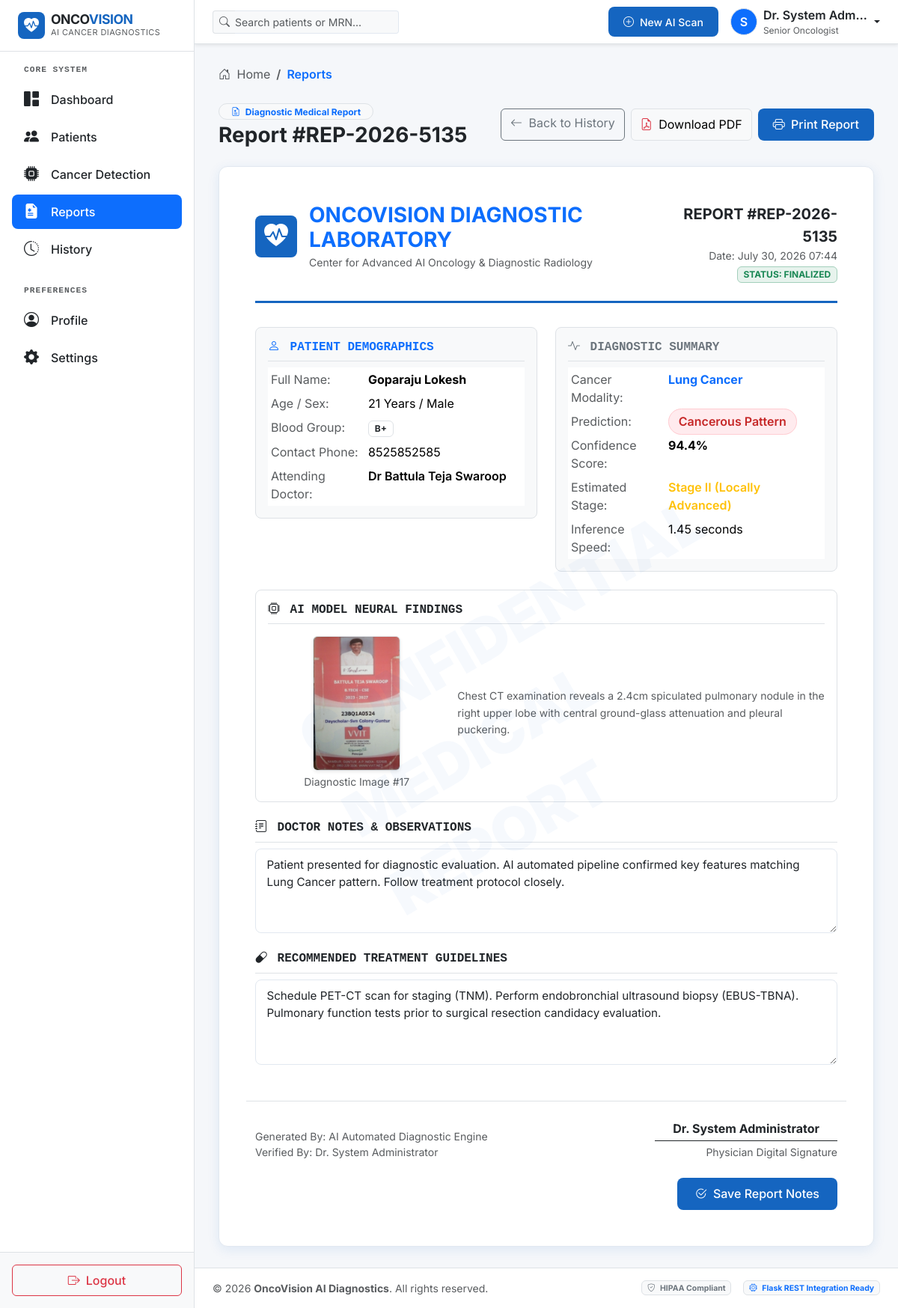
Screenshot of /reports/14/ (signed in) with the database file from the repository.
### accounts/models.py (models this page shows, shortened)
class UserProfile(models.Model):
    user = models.OneToOneField(User, on_delete=models.CASCADE, related_name='profile')
    avatar = models.ImageField(upload_to='avatars/', null=True, blank=True)
    phone = models.CharField(max_length=20, blank=True, default='+1 (555) 019-2834')
    title = models.CharField(max_length=100, default='Senior Oncologist')
    department = models.CharField(max_length=100, default='Diagnostic Oncology & Radiology')
    bio = models.TextField(blank=True, default='Board-certified oncologist specializing in early-stage detection and AI-assisted clinical workflow integration.')
    created_at = models.DateTimeField(auto_now_add=True)

### reports/models.py (models this page shows, shortened)
class MedicalReport(models.Model):
    diagnosis = models.OneToOneField(Diagnosis, on_delete=models.CASCADE, related_name='report')
    report_number = models.CharField(max_length=50, unique=True)
    doctor_notes = models.TextField(blank=True)
    treatment_guidelines = models.TextField(blank=True)
    created_at = models.DateTimeField(auto_now_add=True)
    class Meta:
        ordering = ['-created_at']

### diagnosis/models.py (models this page shows, shortened)
class Diagnosis(models.Model):
    CANCER_TYPES = [
        ('Brain Cancer', 'Brain Cancer'),
        ('Breast Cancer', 'Breast Cancer'),
        ('Lung Cancer', 'Lung Cancer'),
        ('Liver Cancer', 'Liver Cancer'),
        ('Kidney Cancer', 'Kidney Cancer'),
    ]
    PREDICTION_CHOICES = [
        ('Cancerous', 'Cancerous'),
        ('Non-Cancerous', 'Non-Cancerous'),
    ]
    patient = models.ForeignKey(Patient, on_delete=models.CASCADE, related_name='diagnoses')
    cancer_type = models.CharField(max_length=50, choices=CANCER_TYPES, default='Brain Cancer')
    medical_image = models.ImageField(upload_to='scans/')
    prediction = models.CharField(max_length=20, choices=PREDICTION_CHOICES, default='Cancerous')
    confidence = models.FloatField(default=95.0)
    probability = models.FloatField(default=0.95)
    processing_time = models.FloatField(default=1.20)
    estimated_stage = models.CharField(max_length=50, default='Stage II (Localized)')
    model_explanation = models.TextField(blank=True)
    status = models.CharField(max_length=20, default='Completed')
    created_at = models.DateTimeField(auto_now_add=True)
    class Meta:
        ordering = ['-created_at']
        verbose_name_plural = 'Diagnoses'

### patients/models.py (models this page shows, shortened)
class Patient(models.Model):
    GENDER_CHOICES = [
        ('Male', 'Male'),
        ('Female', 'Female'),
        ('Other', 'Other'),
    ]
    BLOOD_GROUP_CHOICES = [
        ('A+', 'A+'),
        ('A-', 'A-'),
        ('B+', 'B+'),
        ('B-', 'B-'),
        ('AB+', 'AB+'),
        ('AB-', 'AB-'),
        ('O+', 'O+'),
        ('O-', 'O-'),
    ]
    first_name = models.CharField(max_length=50)
    last_name = models.CharField(max_length=50)
    age = models.IntegerField()
    gender = models.CharField(max_length=10, choices=GENDER_CHOICES)
    blood_group = models.CharField(max_length=5, choices=BLOOD_GROUP_CHOICES)
    phone = models.CharField(max_length=20)
    email = models.EmailField(blank=True, null=True)
    address = models.TextField(blank=True)
    doctor_name = models.CharField(max_length=100, default='Dr. Sarah Jenkins')
    medical_notes = models.TextField(blank=True)
    created_at = models.DateTimeField(auto_now_add=True)
    updated_at = models.DateTimeField(auto_now=True)
    class Meta:
        ordering = ['-created_at']
    @property
    def full_name(self):
        return f"{self.first_name} {self.last_name}"

### reports/views.py (the view, shortened to what this page needs)
# urls.py: path('<int:pk>/', views.ReportDetailView.as_view(), name='detail'),
class ReportDetailView(LoginRequiredMixin, DetailView):
    model = MedicalReport
    template_name = 'reports/report.html'
    context_object_name = 'report'
    def get_context_data(self, **kwargs):
        context = super().get_context_data(**kwargs)
        context['form'] = MedicalReportForm(instance=self.get_object())
        return context

### templates/reports/report.html (shortened to what this page needs)
{% extends 'base/base.html' %}
{% load static %}
{% block content %}
<div class="d-flex flex-column flex-md-row justify-content-between align-items-md-center gap-3 mb-4 btn-print-hide">
    <div>
        <span class="badge bg-light text-primary border mb-1 px-3 py-1 rounded-5"><i class="bi bi-file-earmark-medical me-1"></i> Diagnostic Medical Report</span>
        <h3 class="fw-bold text-dark mb-0">Report #{{ report.report_number }}</h3>
    </div>
    <div class="d-flex flex-wrap gap-2">
        <a href="{% url 'reports:history' %}" class="btn btn-outline-secondary">
            <i class="bi bi-arrow-left me-1"></i> Back to History
        </a>
        <button type="button" onclick="simulatePDFDownload('{{ report.report_number }}')" class="btn btn-light border">
            <i class="bi bi-file-earmark-pdf text-danger me-1"></i> Download PDF
        </button>
        <button type="button" onclick="printMedicalReport()" class="btn btn-primary-med">
            <i class="bi bi-printer me-1"></i> Print Report
        </button>
    </div>
</div>
<div class="report-document position-relative">
    <div class="report-watermark">CONFIDENTIAL MEDICAL REPORT</div>
    <div class="report-header d-flex justify-content-between align-items-start">
        <div class="d-flex align-items-center gap-3">
            <div class="rounded-3 p-3 text-white d-flex align-items-center justify-content-center" style="background-color: var(--primary-color); width: 56px; height: 56px;">
                <i class="bi bi-heart-pulse-fill fs-2"></i>
            </div>
            <div>
                <h3 class="fw-bold text-primary mb-0">ONCOVISION DIAGNOSTIC LABORATORY</h3>
                <span class="text-muted small">Center for Advanced AI Oncology & Diagnostic Radiology</span>
            </div>
        </div>
        <div class="text-end">
            <div class="fw-bold text-dark fs-5">REPORT #{{ report.report_number }}</div>
            <div class="text-muted small">Date: {{ report.created_at|date:"F d, Y H:i" }}</div>
            <div class="badge bg-success bg-opacity-10 text-success border border-success-subtle mt-1">STATUS: FINALIZED</div>
        </div>
    </div>
    <div class="row g-4 mb-4">
        <div class="col-12 col-md-6">
            <div class="p-3 bg-light rounded-3 border">
                <h6 class="fw-bold text-primary text-uppercase font-monospace border-bottom pb-2 mb-2"><i class="bi bi-person me-1"></i> Patient Demographics</h6>
                <table class="table table-borderless table-sm mb-0 text-sm">
                    <tr><td class="text-muted" style="width: 130px;">Full Name:</td><td class="fw-bold">{{ report.diagnosis.patient.full_name }}</td></tr>
                    <tr><td class="text-muted">Age / Sex:</td><td>{{ report.diagnosis.patient.age }} Years / {{ report.diagnosis.patient.gender }}</td></tr>
                    <tr><td class="text-muted">Blood Group:</td><td><span class="badge bg-white text-dark border">{{ report.diagnosis.patient.blood_group }}</span></td></tr>
                    <tr><td class="text-muted">Contact Phone:</td><td>{{ report.diagnosis.patient.phone }}</td></tr>
                    <tr><td class="text-muted">Attending Doctor:</td><td class="fw-semibold">{{ report.diagnosis.patient.doctor_name }}</td></tr>
                </table>
            </div>
        </div>
        <div class="col-12 col-md-6">
            <div class="p-3 bg-light rounded-3 border">
                <h6 class="fw-bold text-secondary text-uppercase font-monospace border-bottom pb-2 mb-2"><i class="bi bi-activity me-1"></i> Diagnostic Summary</h6>
                <table class="table table-borderless table-sm mb-0 text-sm">
                    <tr><td class="text-muted" style="width: 130px;">Cancer Modality:</td><td class="fw-bold text-primary">{{ report.diagnosis.cancer_type }}</td></tr>
                    <tr><td class="text-muted">Prediction:</td><td>
                        {% if report.diagnosis.prediction == 'Cancerous' %}
                            <span class="badge-cancerous">Cancerous Pattern</span>
                        {% else %}
                            <span class="badge-non-cancerous">Non-Cancerous Pattern</span>
                        {% endif %}
                    </td></tr>
                    <tr><td class="text-muted">Confidence Score:</td><td class="fw-bold">{{ report.diagnosis.confidence }}%</td></tr>
                    <tr><td class="text-muted">Estimated Stage:</td><td class="fw-semibold text-warning">{{ report.diagnosis.estimated_stage }}</td></tr>
                    <tr><td class="text-muted">Inference Speed:</td><td class="fw-mono">{{ report.diagnosis.processing_time }} seconds</td></tr>
                </table>
            </div>
        </div>
    </div>
    <div class="mb-4 p-3 border rounded-3 bg-white">
        <h6 class="fw-bold text-dark text-uppercase font-monospace border-bottom pb-2 mb-3"><i class="bi bi-cpu me-1"></i> AI Model Neural Findings</h6>
        <div class="row align-items-center g-3">
            <div class="col-12 col-md-4 text-center">
                {% if report.diagnosis.medical_image %}
                    <img src="{{ report.diagnosis.medical_image.url }}" alt="Report Medical Scan" class="img-fluid rounded border shadow-sm object-fit-cover" style="max-height: 180px;">
                {% endif %}
                <span class="d-block text-muted small mt-1">Diagnostic Image #{{ report.diagnosis.pk }}</span>
            </div>
            <div class="col-12 col-md-8">
                <p class="small text-muted mb-0" style="line-height: 1.6;">
                    {{ report.diagnosis.model_explanation }}
                </p>
            </div>
        </div>
    </div>
    <form method="POST">
        <div class="mb-4">
            <h6 class="fw-bold text-dark text-uppercase font-monospace border-bottom pb-2 mb-2"><i class="bi bi-journal-text me-1"></i> Doctor Notes & Observations</h6>
            <div class="btn-print-hide">
                {{ form.doctor_notes }}
            </div>
        </div>
        <div class="mb-4">
            <h6 class="fw-bold text-dark text-uppercase font-monospace border-bottom pb-2 mb-2"><i class="bi bi-capsule me-1"></i> Recommended Treatment Guidelines</h6>
            <div class="btn-print-hide">
                {{ form.treatment_guidelines }}
            </div>
        </div>
        <div class="row pt-4 border-top mt-5 align-items-end">
            <div class="col-6">
                <div class="text-muted small">Generated By: AI Automated Diagnostic Engine</div>
                <div class="text-muted small">Verified By: Dr. {{ user.get_full_name|default:user.username }}</div>
            </div>
            <div class="col-6 text-end">
                <div class="border-bottom border-dark d-inline-block pb-1 px-4 mb-1 fw-bold text-dark" style="min-width: 200px;">
                    Dr. {{ user.get_full_name|default:user.username }}
                </div>
                <div class="text-muted small">Physician Digital Signature</div>
            </div>
        </div>
        <div class="text-end mt-4 btn-print-hide">
            <button type="submit" class="btn btn-primary-med px-4">
                <i class="bi bi-check2-circle me-1"></i> Save Report Notes
            </button>
        </div>
    </form>
</div>
{% endblock %}

### templates/base/navbar.html (shortened to what this page needs)
{% load static %}
<nav class="navbar navbar-expand-lg bg-white border-bottom px-4 py-2 sticky-top shadow-sm">
    <div class="container-fluid p-0">
        <form class="d-none d-md-flex align-items-center me-auto" action="{% url 'patients:list' %}" method="GET" style="max-width: 320px;">
            <div class="input-group input-group-sm">
                <span class="input-group-text bg-light border-end-0 text-muted"><i class="bi bi-search"></i></span>
                <input type="text" name="q" class="form-control bg-light border-start-0 ps-0" placeholder="Search patients or MRN..." aria-label="Search">
            </div>
        </form>
        <div class="d-flex align-items-center gap-3 ms-auto">
            <a href="{% url 'diagnosis:select' %}" class="btn btn-primary-med btn-sm d-flex align-items-center gap-2">
                <i class="bi bi-plus-circle"></i>
                <span class="d-none d-sm-inline">New AI Scan</span>
            </a>
            <div class="dropdown">
                <a href="#" class="d-flex align-items-center text-decoration-none dropdown-toggle text-dark" data-bs-toggle="dropdown" aria-expanded="false">
                    {% if user.profile.avatar %}
                        <img src="{{ user.profile.avatar.url }}" alt="Avatar" width="36" height="36" class="rounded-circle me-2 border">
                    {% else %}
                        <div class="rounded-circle bg-primary text-white d-flex align-items-center justify-content-center me-2 border" style="width:36px; height:36px; font-weight:600;">
                            {{ user.first_name|default:user.username|slice:":1"|upper }}
                        </div>
                    {% endif %}
                    <div class="d-none d-md-block text-start me-1">
                        <div class="fw-semibold text-truncate" style="max-width: 140px;">Dr. {{ user.get_full_name|default:user.username }}</div>
                        <div class="text-muted small" style="font-size: 0.75rem;">{{ user.profile.title|default:"Oncologist" }}</div>
                    </div>
                </a>
            </div>
        </div>
    </div>
</nav>

### rows the page displays
MedicalReport: report_number "REP-2026-5135", created_at "July 30, 2026 07:44", diagnosis.patient.full_name "Goparaju Lokesh", diagnosis.patient.age "21", diagnosis.patient.gender "Male", diagnosis.patient.blood_group "B+", diagnosis.patient.phone "8525852585", diagnosis.patient.doctor_name "Dr Battula Teja Swaroop", diagnosis.cancer_type "Lung Cancer", diagnosis.confidence "94.4", diagnosis.estimated_stage "Stage II (Locally Advanced)", diagnosis.processing_time "1.45", diagnosis.medical_image (picture), diagnosis.pk "17", diagnosis.model_explanation "Chest CT examination reveals a 2.4cm spiculated pulmonary nodule in the right upper lobe with central ground-glass attenuation and pleural puckering.", doctor_notes "Patient presented for diagnostic evaluation. AI automated pipeline confirmed key features matching Lung Cancer pattern. Follow treatment protocol closely.", treatment_guidelines "Schedule PET-CT scan for staging (TNM). Perform endobronchial ultrasound biopsy (EBUS-TBNA). Pulmonary function tests prior to surgical resection candidacy evaluation."

### other values shown
{{ user.first_name|default:user.username|slice:":1"|upper }} "S"
{{ user.get_full_name|default:user.username }} "System Adm…"
{{ user.profile.title|default:"Oncologist" }} "Senior Oncologist"
{{ request.resolver_match.app_name }} "Reports"
{{ user.get_full_name|default:user.username }} "System Administrator"
